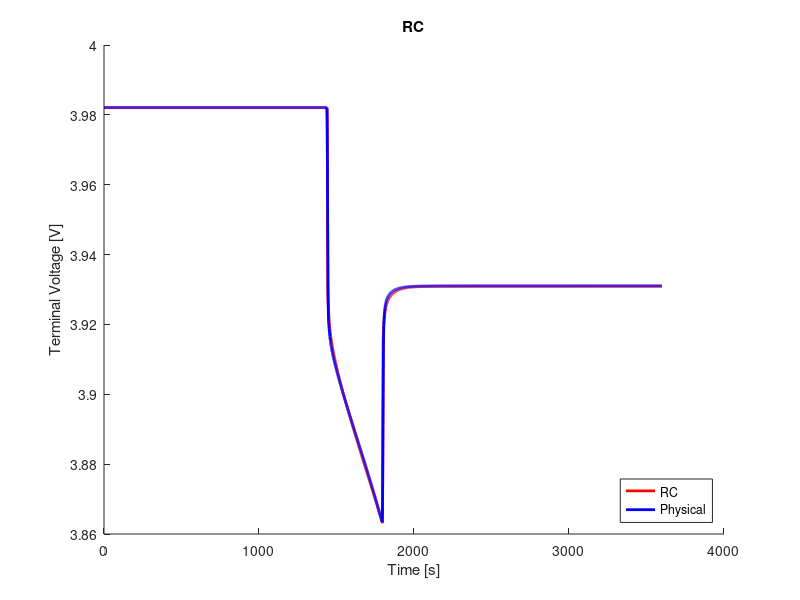

Here is the MATLAB script that generated this plot:
clear;
clc;
close all;

%% load data
load('ocv_final.mat');
time_ocv = time;
load('pulse_1_c_3.mat');
load('rc3_cf_params.mat');

%% voltage limitations
v_max = 4.4;                                    % cut-over voltage
v_min = 3.0;                                    % cut-off voltage

%% resample ocv and soc
t1 = time_ocv(1);
t2 = time_ocv(end);
dt = 1;                                         % sample time
t = (t1:dt:t2) - t1;

ocv = interp1(time_ocv, ocv, t1:dt:t2);
soc = interp1(time_ocv, soc, t1:dt:t2);

s = length(time);

%% variables
Q = 16.8;
eta = 1.0;                                  % coulombic efficiency

n = 3;                                      % number of rc links
i_r = zeros(n, 1);
v_c = zeros(n, 1);
flag = 1;

%% compute soc
ind_init = interp1(soc, 1:length(soc), 0.7096, 'nearest');
v_t(1) = ocv(ind_init);
z0 = soc(ind_init);
z = z0 - dt/(Q*3600)*eta*cumsum(I(1:end));

% manual fit
p = 4;
r0 = r0_cf(p)*7;
r1 = r1_cf(p);
r2 = r2_cf(p);
r3 = r3_cf(p);
c1 = c1_cf(p);
c2 = c2_cf(p);
c3 = c3_cf(p);

r = [r1; r2; r3];
c = [c1; c2; c3];

%% compute terminal voltage
for j = 1:n
    f(j) = exp(-dt/(r(j)*c(j)));
end
for k = 1:s-1
    if flag == 1
        i_r(:, k+1) = diag(f)*i_r(:, k) + (1-f')*I(k);
        v_c(:, k) = i_r(:, k).*r;
        ind = interp1(soc, 1:length(soc), z(k), 'nearest');
        v_t(k+1) = ocv(ind) - sum(v_c(:, k)) - I(k).*r0;
        if v_t(k) < v_min
            fprintf('Reached lower voltage limit.');
            flag = 0;
        end
        if v_t(k) > v_max
            fprintf('Reached upper voltage limit.');
            flag = 0;
        end 
    end
end

%% compute rms error
v_t = reshape(v_t, size(V_batt_time));
rmse = 1000*sqrt(mean((V_batt_time - v_t).^2))     % [mV]

%% plot
figure(1);
hold on;
plot(time, v_t, 'r', 'LineWidth', 2)
hold on;
plot(time, V_batt_time, 'b', 'LineWidth', 2)
xlabel('Time [s]')
ylabel('Terminal Voltage [V]')
title('RC')
legend('RC', 'Physical', 'location', 'southeast')
